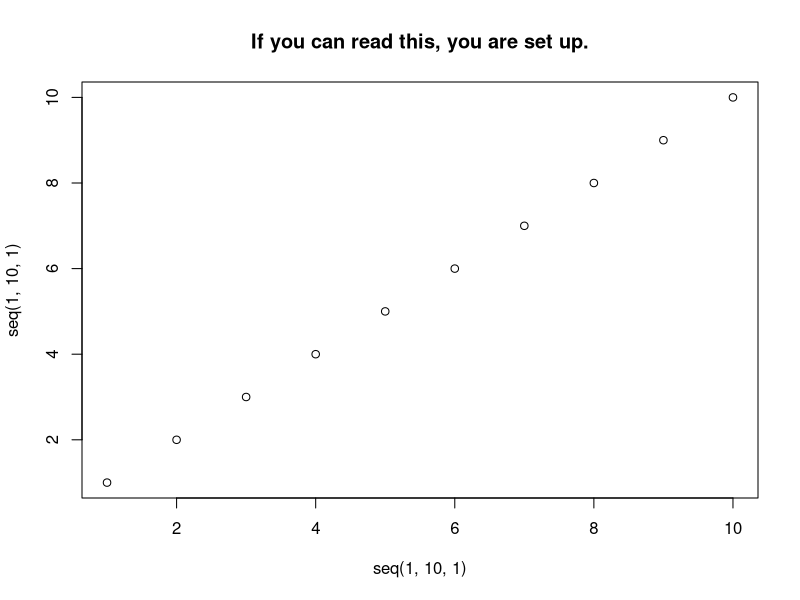

Reproduce this figure in R.
#Necessary libraries

to.install<-c('car', 'haven', 'labelled', 'foreign',  'psych', 'tidyverse', 'ggeffects', 'xtable', 'stargazer', 'questionr', 'rio', 'devtools', 'effects', 'scales', 'cowplot')

#Packages that have not been installed
new.packages <- to.install[!(to.install %in% installed.packages()[,"Package"])]
#If there are packages that must be installed, this installs them
if(length(new.packages)) install.packages(new.packages, repos='http://cran.utstat.utoronto.ca/')

#Save installed package names
out<-to.install[to.install %in% installed.packages()[,'Package']]
#print out
out

#You should see 'Hello World' after this. 
print('Hello World')
#One last check
plot(seq(1,10,1), seq(1,10,1), main='If you can read this, you are set up.')
